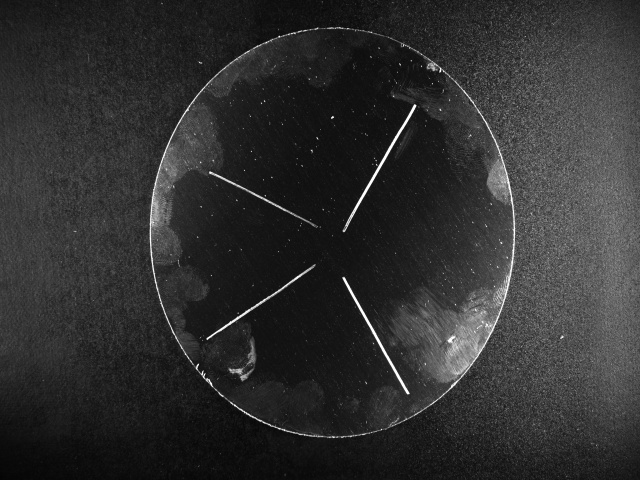
#> input picture edge(red)/input_images/ca_shang1.jpg, 640 x 480 px, found by its file name; its folder holds only this picture in this run
$ python 22.py   (older library calls are emulated)
#> lines starting #> are read from the running program, lines starting #| are printed output that depends on the picture
#> in process_image, img is the input picture: shape (480, 640); min 4, max 255, mean 47.7
import os
import cv2
import numpy as np
from tqdm import tqdm

def optimize_for_metal_defects(img):
    """专为金属表面缺陷检测优化的预处理流程"""
    # 转换为灰度图（确保是单通道）
    if len(img.shape) > 2:
        gray = cv2.cvtColor(img, cv2.COLOR_BGR2GRAY)
    else:
        gray = img.copy()

    # 1. 强对比度拉伸
    clahe = cv2.createCLAHE(clipLimit=4.0, tileGridSize=(32, 32))
    enhanced = clahe.apply(gray)
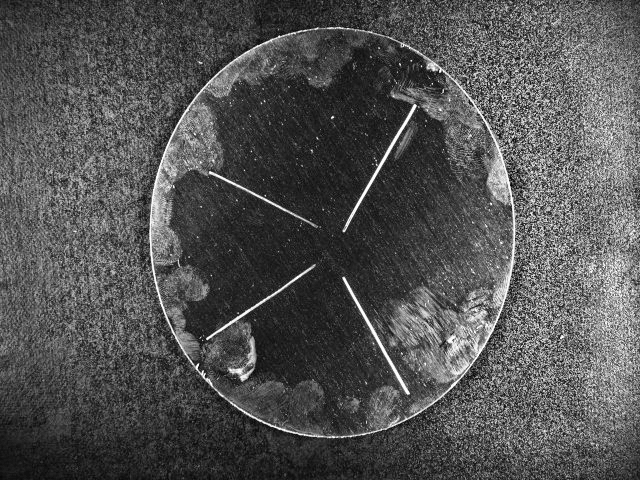
#> enhanced: shape (480, 640); min 4, max 255, mean 82.6

    # 2. 缺陷特异性增强
    laplacian = cv2.Laplacian(enhanced, cv2.CV_64F)
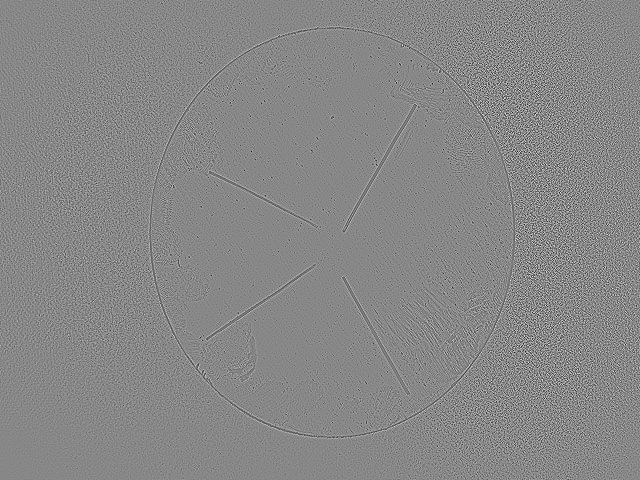
#> laplacian: shape (480, 640) float64; min -680, max 599, mean 0; drawn with min black and max white
    sharpened = enhanced - 0.5*laplacian
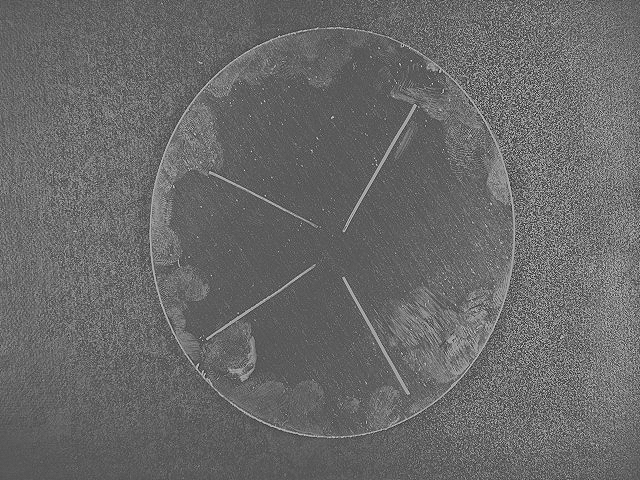
#> sharpened: shape (480, 640) float64; min -278.5, max 593, mean 82.6; drawn with min black and max white
    sharpened = np.clip(sharpened, 0, 255).astype(np.uint8)
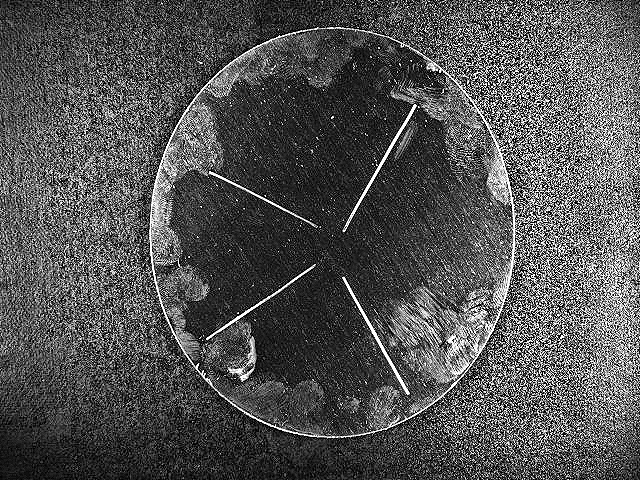
#> sharpened: shape (480, 640); min 0, max 255, mean 83.3

    # 3. 双阈值缺陷提取
    _, black_defects = cv2.threshold(sharpened, 0, 255, cv2.THRESH_BINARY_INV + cv2.THRESH_OTSU)
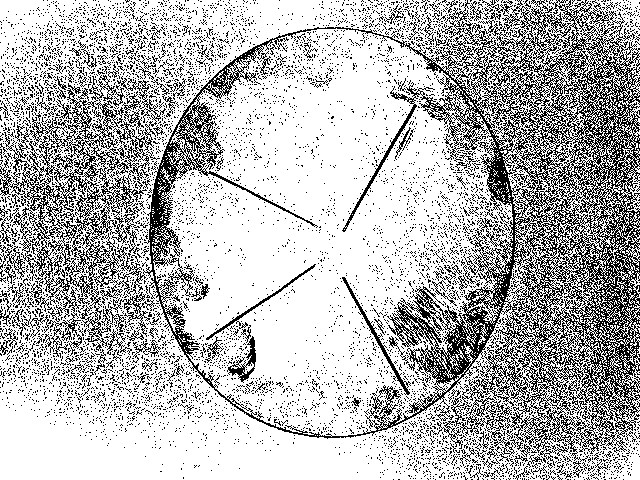
#> black_defects: shape (480, 640); 72.1% white; black in thin lines or dots
    _, white_defects = cv2.threshold(sharpened, 0, 255, cv2.THRESH_BINARY + cv2.THRESH_OTSU)
#> white_defects: shape (480, 640); 27.9% white in thin lines or dots
    defects = cv2.bitwise_or(black_defects, white_defects)
#> defects: shape (480, 640); every value is 255

    # 4. 形态学处理
    kernel = np.ones((3,3), np.uint8)
    enhanced_defects = cv2.morphologyEx(defects, cv2.MORPH_CLOSE, kernel, iterations=1)

    # 5. 结果合成
    result = cv2.addWeighted(sharpened, 0.7, enhanced_defects, 0.3, 0)
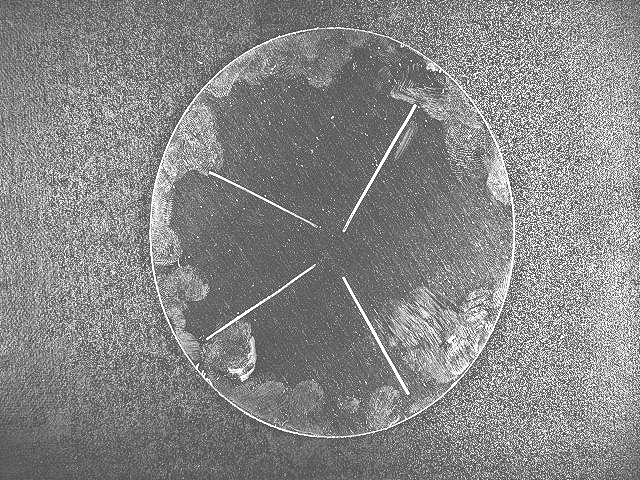
#> result: shape (480, 640); min 76, max 255, mean 134.8
    return result

def process_image(input_path, output_path, show_comparison=False):
    """处理单个图像并可选显示对比"""
    img = cv2.imread(input_path, cv2.IMREAD_GRAYSCALE)
    if img is None:
        print(f"无法读取图像: {input_path}")
        return

    processed = optimize_for_metal_defects(img)

    if show_comparison:
        comparison = np.hstack((img, processed))
        cv2.imshow('Original vs Processed', comparison)
        cv2.waitKey(300)  # 显示0.3秒
        cv2.destroyAllWindows()

    cv2.imwrite(output_path, processed)

def batch_process_images(input_folder, output_folder, show_comparison=False):
    """批量处理文件夹中的所有图像

    参数:
        input_folder: 输入图片文件夹路径
        output_folder: 输出图片文件夹路径
        show_comparison: 是否显示处理前后对比(默认为False)
    """
    # 确保输出文件夹存在
    os.makedirs(output_folder, exist_ok=True)

    # 获取所有图像文件
    supported_formats = ('.jpg', '.jpeg', '.png', '.bmp', '.tiff')
    image_files = [f for f in os.listdir(input_folder)
                  if f.lower().endswith(supported_formats)]

    if not image_files:
        print(f"在文件夹 {input_folder} 中没有找到支持的图像文件")
        return

    print(f"开始处理 {len(image_files)} 张铝片图像...")
    print("检测类型: 划痕/黑点/褶皱等表面缺陷")

    # 使用进度条显示处理进度
    for filename in tqdm(image_files, desc="处理进度"):
        input_path = os.path.join(input_folder, filename)
        output_path = os.path.join(output_folder, filename)
        process_image(input_path, output_path, show_comparison)

    print(f"所有图像处理完成! 结果已保存到: {output_folder}")

if __name__ == "__main__":
    # 配置路径
    base_dir = r"D:\app\pythonMODEDEMO"  # 修改为你的实际路径
    input_dir = os.path.join(base_dir, "input_images")
    output_dir = os.path.join(base_dir, "output_images")

    # 检查输入目录
    if not os.path.exists(input_dir):
        print(f"错误：输入目录不存在 {input_dir}")
        print("请创建 input_images 文件夹并放入待检测的铝片图片")
        input("按回车键退出...")
        exit()

    # 执行批量处理(show_comparison=True可显示处理前后对比)
    batch_process_images(input_dir, output_dir, show_comparison=False)

    # 防止窗口闪退
#> (the run stopped early here; a loop or call above may not have finished)

$ run again, on edge(red)/input_images/ca_shang13.jpg
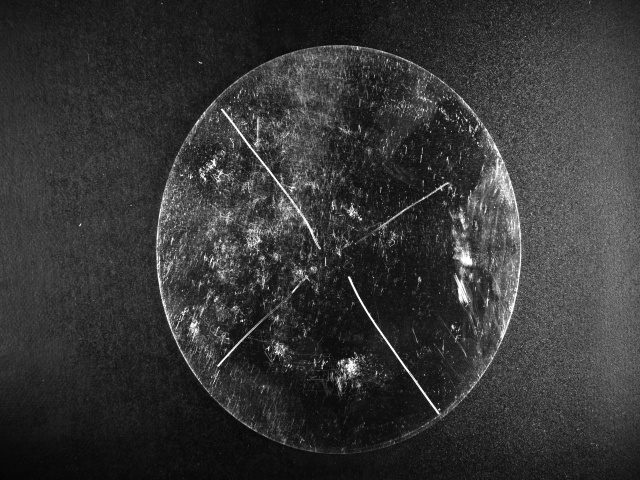
#> input picture edge(red)/input_images/ca_shang13.jpg, 640 x 480 px, found by its file name
#> in process_image, img is the input picture: shape (480, 640); min 4, max 255, mean 54.1
#> in optimize_for_metal_defects, `_, black_defects = cv2.threshold(sharpened, 0, 255, cv2.THRESH_BINARY_..`:
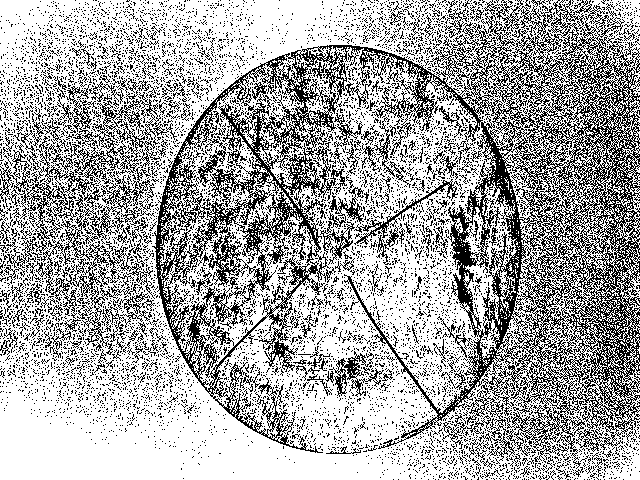
#> black_defects: shape (480, 640); 66.3% white; black in thin lines or dots
#> white_defects: shape (480, 640); 33.7% white in thin lines or dots
#> defects: shape (480, 640); every value is 255
#> in optimize_for_metal_defects, `result = cv2.addWeighted(sharpened, 0.7, enhanced_defects, 0.3, 0)`:
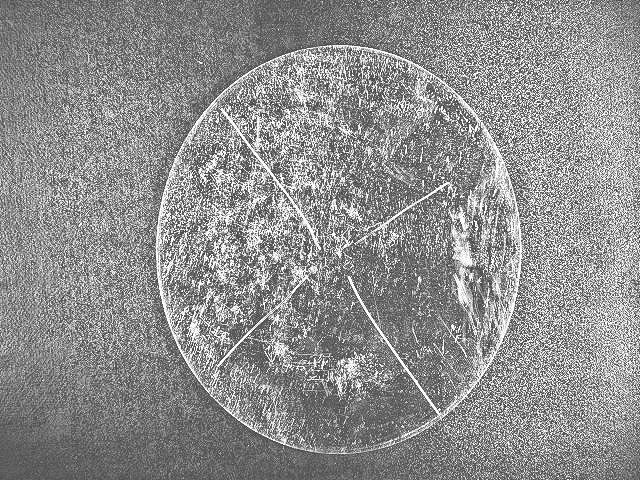
#> result: shape (480, 640); min 76, max 255, mean 142.6

$ run again, on edge(red)/input_images/ca_shang14.jpg
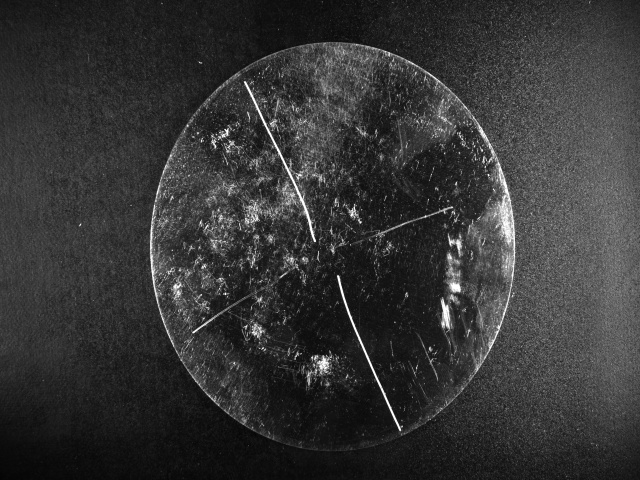
#> input picture edge(red)/input_images/ca_shang14.jpg, 640 x 480 px, found by its file name
#> in process_image, img is the input picture: shape (480, 640); min 4, max 255, mean 53.6
#> in optimize_for_metal_defects, `_, black_defects = cv2.threshold(sharpened, 0, 255, cv2.THRESH_BINARY_..`:
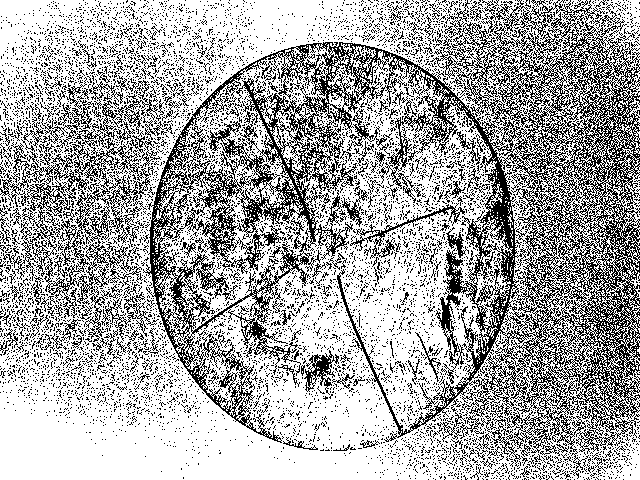
#> black_defects: shape (480, 640); 66.6% white; black in thin lines or dots
#> white_defects: shape (480, 640); 33.4% white in thin lines or dots
#> defects: shape (480, 640); every value is 255
#> in optimize_for_metal_defects, `result = cv2.addWeighted(sharpened, 0.7, enhanced_defects, 0.3, 0)`:
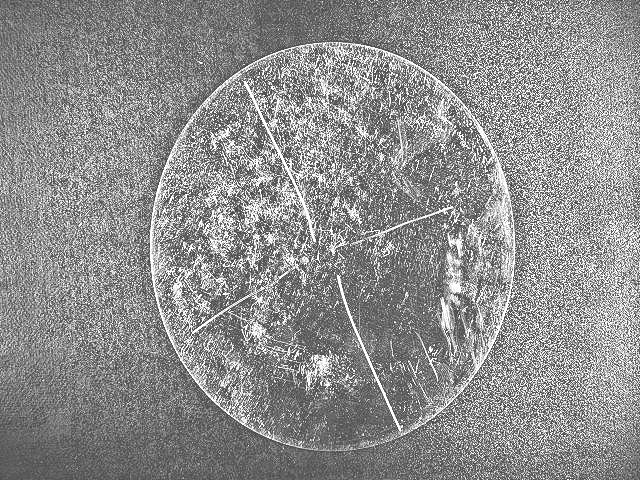
#> result: shape (480, 640); min 76, max 255, mean 142.3

$ run again, on edge(red)/input_images/ca_shang17.jpg
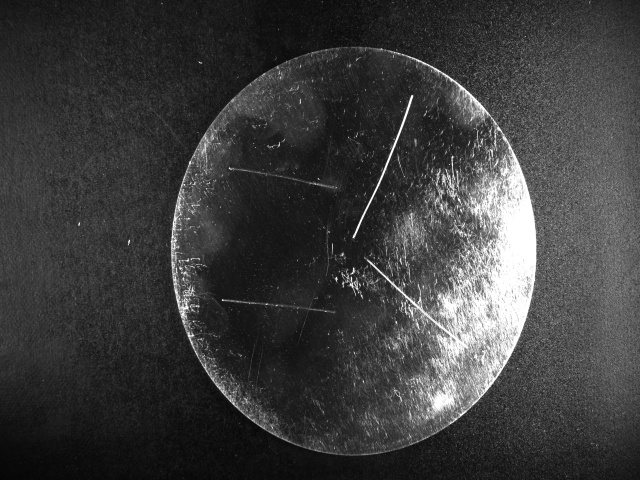
#> input picture edge(red)/input_images/ca_shang17.jpg, 640 x 480 px, found by its file name
#> in process_image, img is the input picture: shape (480, 640); min 4, max 255, mean 60.9
#> in optimize_for_metal_defects, `_, black_defects = cv2.threshold(sharpened, 0, 255, cv2.THRESH_BINARY_..`:
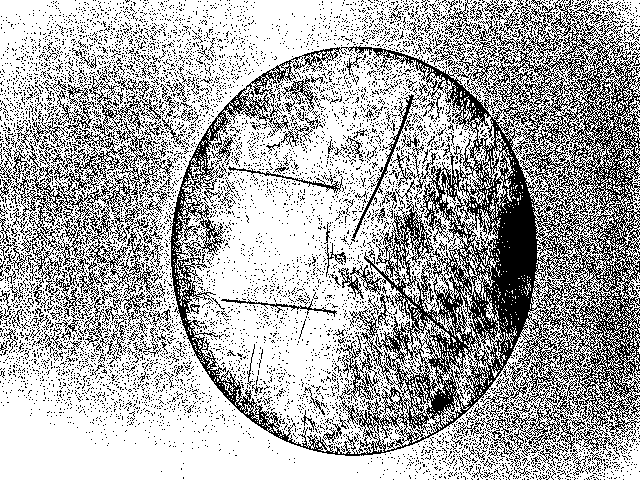
#> black_defects: shape (480, 640); 68% white; black in thin lines or dots
#> white_defects: shape (480, 640); 32% white in thin lines or dots
#> defects: shape (480, 640); every value is 255
#> in optimize_for_metal_defects, `result = cv2.addWeighted(sharpened, 0.7, enhanced_defects, 0.3, 0)`:
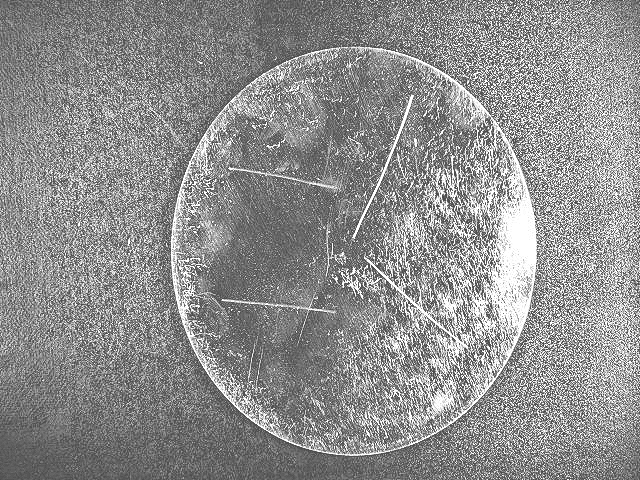
#> result: shape (480, 640); min 76, max 255, mean 142.6
